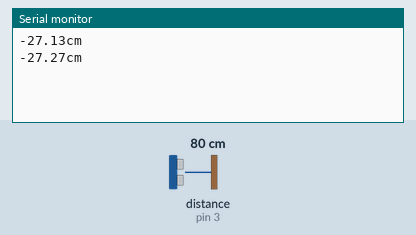
Recording of a sketch running on a simulated Arduino Uno, built with avr-gcc and run on an emulated ATmega328P. On the bench: the last lines printed to the serial monitor. Wiring (inferred from the names in the program): ultrasonic range finder: trigger pin 2; echo pin 3. The test bench sets the inputs (shaded band); at power-on: distance to the obstacle (sensor on pin 3) 80 cm. The echo pulse lasts 58.3 µs per cm.

Above: at 2.8 s.
2.9 s: distance to the obstacle (sensor on pin 3) set to 2 cm
At 5.0 s:
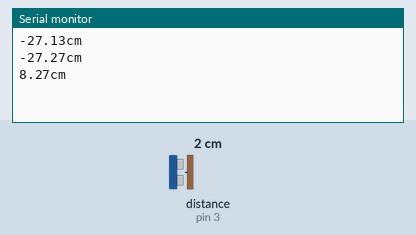
5.6 s: distance to the obstacle (sensor on pin 3) set to 4 cm
At 6.5 s:
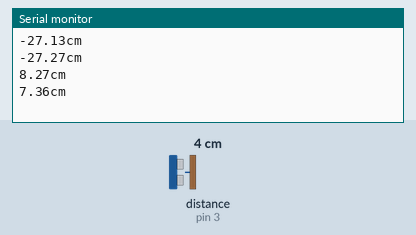
Timing chart, 0 to 8.6 s (numbered marks = the images above; inputs shaded):
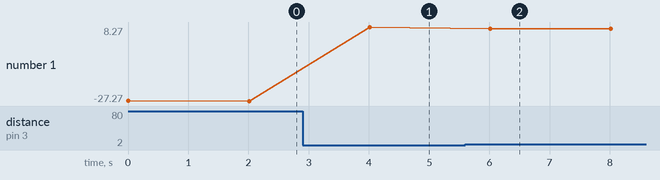

Measured:
- after the input at 2.9 s, the serial monitor: prints a new line after 1.1 s (image 1)
- after the input at 5.6 s, the serial monitor: prints a new line after 0.41 s (image 2)
- plotted number 1: -27.27 → 8.27 after the input at 2.9 s, 8.27 → 7.36 after the input at 5.6 s

The sketch:

Raingauge.ino
```cpp
float pingPin = 2;
float echoPin = 3;
float maxDistance=17.79;
float area= 59.3;
float Sarea = 47.1;
float funnel_area =108.2;
float volume;
float amount_of_rain;
void setup() {
   Serial.begin(9600);
   pinMode(pingPin, OUTPUT);
   pinMode(echoPin, INPUT);
}


void loop() {

water_volume();
   Serial.print(amount_of_rain);
   Serial.print("cm");
   Serial.println();
   delay(2000);
}


 void water_volume(){

      float duration, waterLevel,waterHeight;

   digitalWrite(pingPin, LOW);
   delayMicroseconds(2);

   digitalWrite(pingPin, HIGH);
   delayMicroseconds(10);

   digitalWrite(pingPin, LOW);
   pinMode(echoPin, INPUT);
   duration = pulseIn(echoPin, HIGH);

   waterLevel = microsecondsToCentimeters(duration);
  waterHeight= maxDistance-waterLevel;
  if(waterHeight<1.5){
     waterHeight= maxDistance-waterLevel;
    volume = waterHeight*Sarea;
  }
  else{
 waterHeight= maxDistance-1.5-waterLevel;
volume= (area*waterHeight)+50;

  }
 amount_of_rain = volume/funnel_area;

 }
float microsecondsToCentimeters(float microseconds) {
   return microseconds / 29 / 2;
}
```
